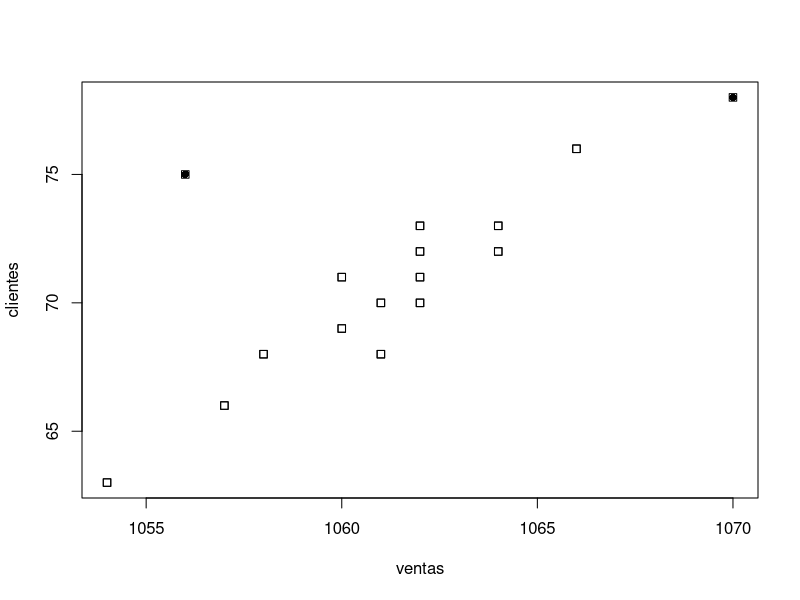
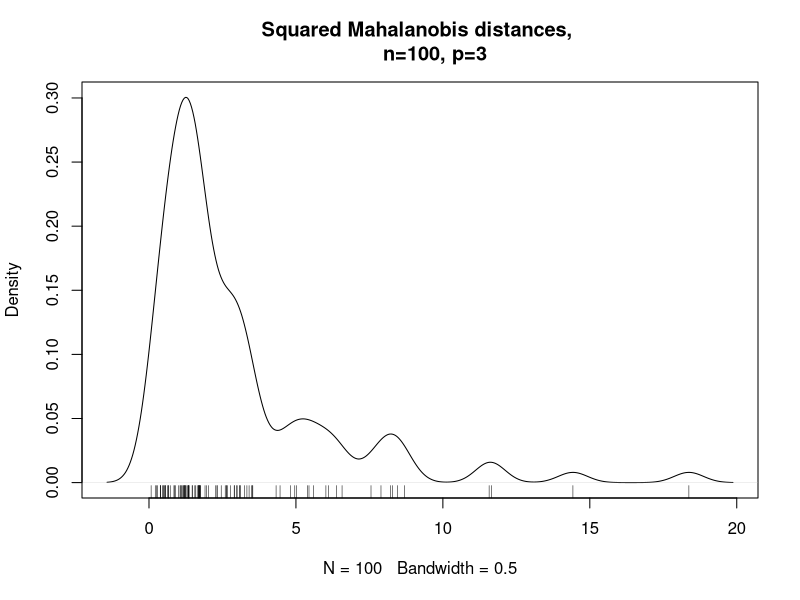
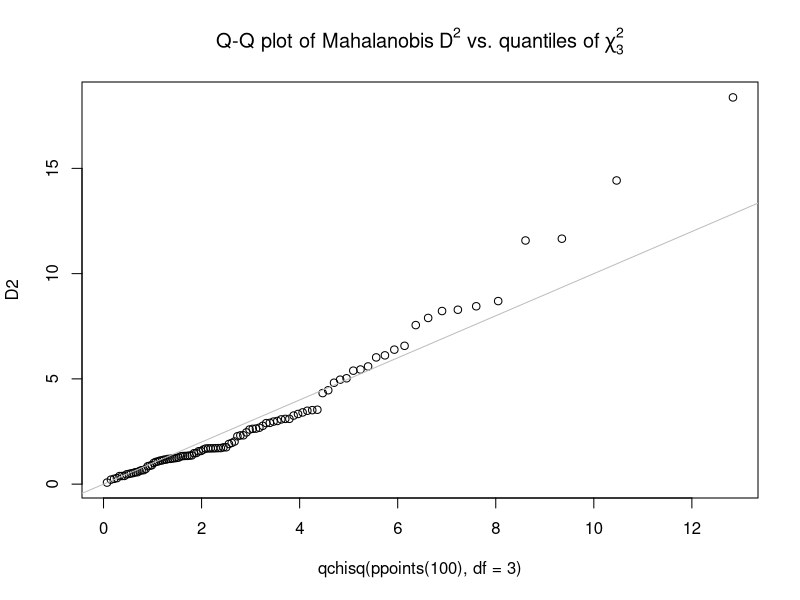
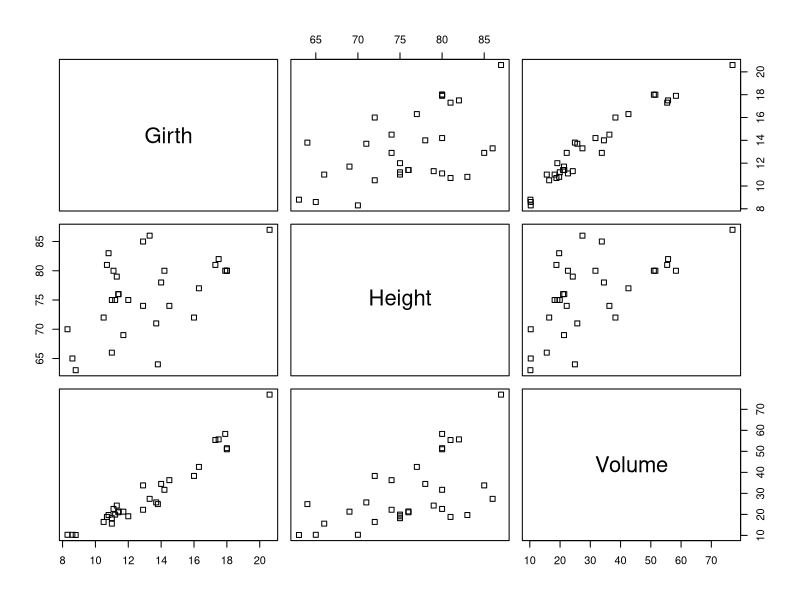

These charts were generated, in order, by the following R code:

#_____ Distancia de Mahalanobis____

# Cargar los datos
ventas= c( 1054, 1057, 1058, 1060, 1061, 1060, 1061, 
           1062, 1062, 1064, 1062, 1062, 1064, 1056, 
           1066, 1070)
clientes= c(63, 66, 68, 69, 68, 71, 70, 70, 71, 72, 72, 
            73, 73, 75, 76, 78)

# Utilizamos la función data.frame() para crear 
# un juego de datos en R
datos <- data.frame(ventas ,clientes)

dim(datos)
str(datos)
summary(datos)

#----------------------------------------------------
#    Calculo de la distancia
#----------------------------------------------------

# El método de distancia Mahalanobis mejora el 
# método clásico de distancia de Gauss 
# eliminando el efecto que pueden producir 
# la correlación entre las variables a analizar


# Determinar el número de outlier que queremos encontrar.
num.outliers <- 2

# Ordenar los datos de mayor a menor distancia, 
# según la métrica de Mahalanobis.
mah.ordenacion <- order(mahalanobis(datos, colMeans(datos), cov(datos)), decreasing=TRUE)
mah.ordenacion

# Generar un vector boleano los dos 
# valores más alejados segun la distancia Mahalanobis.
outlier2 <- rep(FALSE , nrow(datos))
outlier2[mah.ordenacion[1:num.outliers]] <- TRUE

# Resaltar con un punto relleno los 2 valores outliers.
colorear.outlier <- outlier2 *16

# Visualizar el gráfico con los datos destacando sus outlier.
plot(datos , pch=0)
points(datos , pch=colorear.outlier)

#----------------------------------
#   Ejercicio 2
#----------------------------------

require(graphics)

ma <- cbind(1:6, 1:3)
(S <-  var(ma))
mahalanobis(c(0, 0), 1:2, S)

x <- matrix(rnorm(100*3), ncol = 3)
stopifnot(mahalanobis(x, 0, 
                      diag(ncol(x))) == rowSums(x*x))

##- Here, D^2 = usual squared Euclidean distances

Sx <- cov(x)
D2 <- mahalanobis(x, colMeans(x), Sx)
plot(density(D2, bw = 0.5),
     main="Squared Mahalanobis distances, 
     n=100, p=3") ; rug(D2)
qqplot(qchisq(ppoints(100), df = 3), D2,
       main = expression("Q-Q plot of Mahalanobis" * ~D^2 *
                           " vs. quantiles of" * ~ chi[3]^2))
abline(0, 1, col = 'gray')

#------------------------------------------
#   Ejercicio 3
#-----------------------------------------

# Diseñar un ejercicio utilizando la distancia de
# Mahalanobis.

# Incluye:
# 1.- Planteamiento del problema.
# 2.- Simular los datos o utilizar una matriz
#     Precargada en R.
# 3.- Dar tu interpretacion.
# Nota: Una vez que terminaste subes el script a
# tu repositorio en GitHub. Sí te sobra tiempo 
# puedes ir creando el pdf en markdown. 
 
# Se manda a llamar la funcion "data()" para observar todos los distintos datasets
#precargados en R
data(trees)
head(trees)

#Distancia de Mahalanobis

# Utilizamos la función data.frame() para crear 
# un juego de datos en R
datos <- data.frame(trees)

dim(datos)
str(datos)
summary(datos)

#----------------------------------------------------
#    Calculo de la distancia
#----------------------------------------------------

# El método de distancia Mahalanobis mejora el 
# método clásico de distancia de Gauss 
# eliminando el efecto que pueden producir 
# la correlación entre las variables a analizar

# Determinar el número de outlier que queremos encontrar.
num.outliers <- 2

# Ordenar los datos de mayor a menor distancia, 
# según la métrica de Mahalanobis.
mah.ordenacion <- order(mahalanobis(datos, colMeans(datos), cov(datos)), decreasing=TRUE)
mah.ordenacion

#Una vez obtenidos los resultados podemos decir que nuestros datos numero
#31, 2, 20 son aquellos que tienen mayor distancia de mahalanobis, mientras 
#que en los datos numero 10, 12, y 21 es menor 

# Generar un vector boleano los dos 
# valores más alejados segun la distancia Mahalanobis.
outlier2 <- rep(FALSE , nrow(datos))
outlier2[mah.ordenacion[1:num.outliers]] <- TRUE

# Resaltar con un punto relleno los 2 valores outliers.
colorear.outlier <- outlier2 *16

# Visualizar el gráfico con los datos destacando sus outlier.
plot(datos , pch=0)
points(datos , pch=colorear.outlier)

